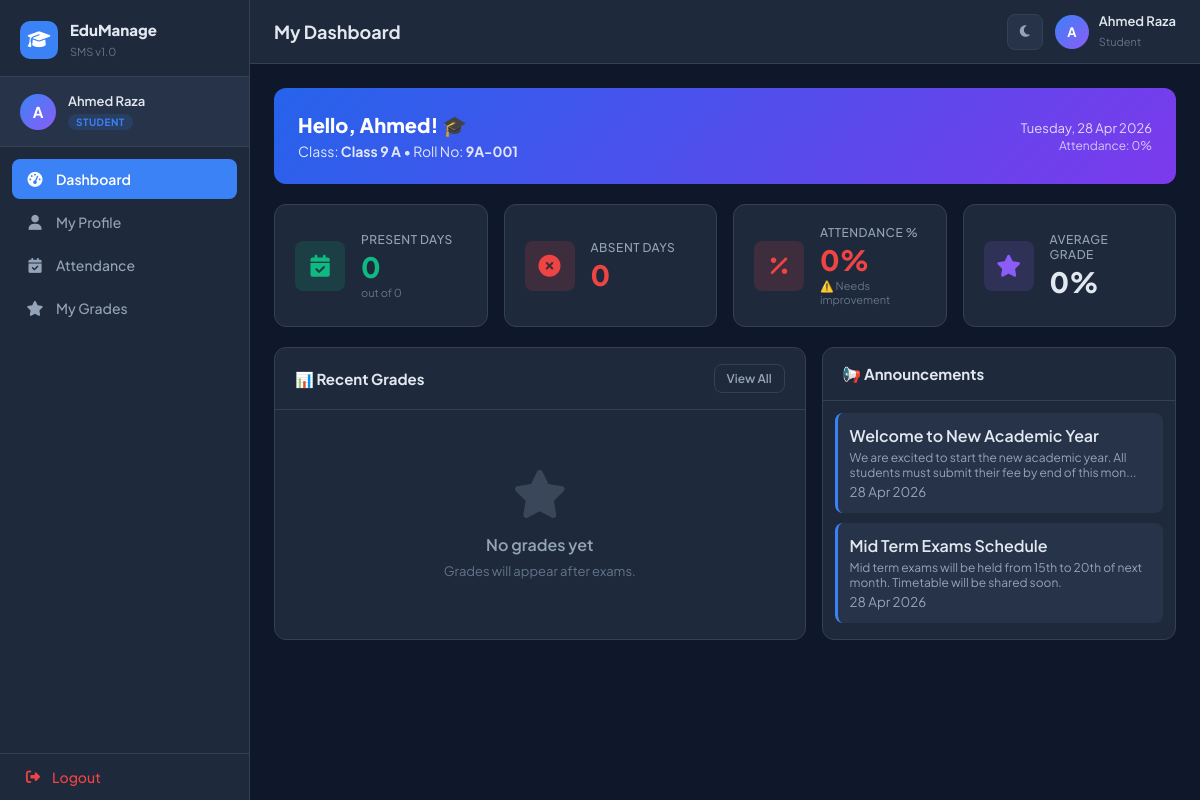
The app's page /student/dashboard.php (signed in) with its own data.
### tables this page shows
CREATE TABLE IF NOT EXISTS students (
    id INT AUTO_INCREMENT PRIMARY KEY,
    user_id INT NOT NULL UNIQUE,
    class_id INT,
    roll_no VARCHAR(30),
    phone VARCHAR(20),
    address TEXT,
    parent_name VARCHAR(100),
    parent_phone VARCHAR(20),
    FOREIGN KEY (user_id) REFERENCES users(id) ON DELETE CASCADE,
    FOREIGN KEY (class_id) REFERENCES classes(id) ON DELETE SET NULL
);

CREATE TABLE IF NOT EXISTS users (
    id INT AUTO_INCREMENT PRIMARY KEY,
    name VARCHAR(100) NOT NULL,
    email VARCHAR(150) NOT NULL UNIQUE,
    password VARCHAR(255) NOT NULL,
    role ENUM('admin','teacher','student') NOT NULL DEFAULT 'student',
    status ENUM('active','inactive') DEFAULT 'active',
    created_at TIMESTAMP DEFAULT CURRENT_TIMESTAMP
);

CREATE TABLE IF NOT EXISTS classes (
    id INT AUTO_INCREMENT PRIMARY KEY,
    class_name VARCHAR(100) NOT NULL,
    section VARCHAR(10) DEFAULT 'A',
    created_at TIMESTAMP DEFAULT CURRENT_TIMESTAMP
);

CREATE TABLE IF NOT EXISTS announcements (
    id INT AUTO_INCREMENT PRIMARY KEY,
    title VARCHAR(200) NOT NULL,
    content TEXT NOT NULL,
    target_role ENUM('all','student','teacher') DEFAULT 'all',
    created_by INT,
    created_at TIMESTAMP DEFAULT CURRENT_TIMESTAMP
);

### includes/auth.php (called while the page is built, shortened)
<?php
function getCurrentUser() {
    return [
        'id' => $_SESSION['user_id'] ?? null,
        'name' => $_SESSION['name'] ?? '',
        'email' => $_SESSION['email'] ?? '',
        'role' => $_SESSION['role'] ?? '',
        'entity_id' => $_SESSION['entity_id'] ?? null,
    ];
}

### config/db.php (called while the page is built, shortened)
<?php
function h($str) {
    return htmlspecialchars($str ?? '', ENT_QUOTES, 'UTF-8');
}

### student/dashboard.php (the view, shortened to what this page needs)
<?php
require_once '../includes/auth.php';
require_once '../config/db.php';
$pageTitle = 'My Dashboard';
$user = getCurrentUser();
$studentId = $user['entity_id'];
$stmt = $conn->prepare(
    "SELECT s.*, u.name, u.email, c.class_name, c.section
     FROM students s JOIN users u ON s.user_id=u.id
     LEFT JOIN classes c ON s.class_id=c.id
     WHERE s.id=?"
);
$stmt->bind_param("i", $studentId);
$stmt->execute();
$profile = $stmt->get_result()->fetch_assoc();
$attStmt = $conn->prepare(
    "SELECT COUNT(*) as total,
            SUM(CASE WHEN status='present' THEN 1 ELSE 0 END) as present,
            SUM(CASE WHEN status='absent' THEN 1 ELSE 0 END) as absent
     FROM attendance WHERE student_id=?"
);
$attStmt->bind_param("i", $studentId);
$attStmt->execute();
$attSummary = $attStmt->get_result()->fetch_assoc();
$attPct = $attSummary['total'] > 0 ? round($attSummary['present']/$attSummary['total']*100) : 0;
$gradeStmt = $conn->prepare(
    "SELECT g.*, s.subject_name, ROUND(g.marks/g.max_marks*100,1) as pct
     FROM grades g JOIN subjects s ON g.subject_id=s.id
     WHERE g.student_id=? ORDER BY g.updated_at DESC LIMIT 6"
);
$gradeStmt->bind_param("i", $studentId);
$gradeStmt->execute();
$grades = $gradeStmt->get_result()->fetch_all(MYSQLI_ASSOC);
$avgGrade = 0;
$anns = $conn->query("SELECT * FROM announcements WHERE target_role IN ('all','student') ORDER BY created_at DESC LIMIT 4")->fetch_all(MYSQLI_ASSOC);
require_once '../includes/header.php';
?>
<div style="background:linear-gradient(135deg,#2563eb,#7c3aed);border-radius:var(--radius);padding:24px;margin-bottom:20px;color:#fff;">
    <div style="display:flex;justify-content:space-between;align-items:center;flex-wrap:wrap;gap:12px;">
        <div>
            <h2 style="font-size:20px;font-weight:800;margin-bottom:4px;">Hello, <?= h(explode(' ',$user['name'])[0]) ?>! 🎓</h2>
            <p style="opacity:0.85;font-size:14px;">
                Class: <strong><?= $profile['class_name'] ? h($profile['class_name'].' '.$profile['section']) : 'Not Assigned' ?></strong>
                &bull; Roll No: <strong><?= h($profile['roll_no'] ?: '—') ?></strong>
            </p>
        </div>
        <div style="text-align:right;">
            <div style="font-size:13px;opacity:0.8"><?= date('l, d M Y') ?></div>
            <div style="font-size:12px;opacity:0.7;margin-top:2px;">Attendance: <?= $attPct ?>%</div>
        </div>
    </div>
</div>
<div class="stats-grid" style="margin-bottom:20px">
    <div class="stat-card">
        <div class="stat-icon green"><i class="fas fa-calendar-check"></i></div>
        <div class="stat-info">
            <div class="stat-label">Present Days</div>
            <div class="stat-value text-success"><?= $attSummary['present'] ?? 0 ?></div>
            <div class="stat-sub">out of <?= $attSummary['total'] ?? 0 ?></div>
        </div>
    </div>
    <div class="stat-card">
        <div class="stat-icon red"><i class="fas fa-times-circle"></i></div>
        <div class="stat-info">
            <div class="stat-label">Absent Days</div>
            <div class="stat-value text-danger"><?= $attSummary['absent'] ?? 0 ?></div>
        </div>
    </div>
    <div class="stat-card">
        <div class="stat-icon <?= $attPct>=75?'green':($attPct>=60?'yellow':'red') ?>"><i class="fas fa-percent"></i></div>
        <div class="stat-info">
            <div class="stat-label">Attendance %</div>
            <div class="stat-value <?= $attPct>=75?'text-success':($attPct>=60?'text-warning':'text-danger') ?>"><?= $attPct ?>%</div>
            <div class="stat-sub"><?= $attPct>=75?'✅ Good':'⚠️ Needs improvement' ?></div>
        </div>
    </div>
    <div class="stat-card">
        <div class="stat-icon purple"><i class="fas fa-star"></i></div>
        <div class="stat-info">
            <div class="stat-label">Average Grade</div>
            <div class="stat-value"><?= $avgGrade ?>%</div>
        </div>
    </div>
</div>
<div style="display:grid;grid-template-columns:1.5fr 1fr;gap:16px;">
<div class="card">
    <div class="card-header">
        <span class="card-title">📊 Recent Grades</span>
        <a href="grades.php" class="btn btn-outline btn-sm">View All</a>
    </div>
    <?php if (empty($grades)): ?>
    <div class="empty-state"><i class="fas fa-star"></i><h3>No grades yet</h3><p>Grades will appear after exams.</p></div>
    <?php endif; ?>
</div>
<div class="card">
    <div class="card-header"><span class="card-title">📢 Announcements</span></div>
    <div style="padding:12px;display:flex;flex-direction:column;gap:10px;">
        <?php if (empty($anns)): ?>
        <div class="empty-state" style="padding:30px"><p>No announcements.</p></div>
        <?php else: foreach ($anns as $ann): ?>
        <div style="background:var(--surface2);border-radius:8px;padding:12px;border-left:3px solid var(--primary)">
            <div style="font-weight:600;margin-bottom:4px"><?= h($ann['title']) ?></div>
            <p style="font-size:12px;color:var(--text-muted)"><?= h(substr($ann['content'],0,100)) ?><?= strlen($ann['content'])>100?'...':'' ?></p>
            <small class="text-muted"><?= date('d M Y', strtotime($ann['created_at'])) ?></small>
        </div>
        <?php endforeach; endif; ?>
    </div>
</div>
</div>
<?php require_once '../includes/footer.php'; ?>

### includes/header.php (shortened to what this page needs)
<?php
if (!defined('BASE_URL')) {
    $protocol = (!empty($_SERVER['HTTPS']) && $_SERVER['HTTPS'] !== 'off') ? 'https' : 'http';
    $host = $_SERVER['HTTP_HOST'];
}
$user = getCurrentUser();
$role = $user['role'];
$menus = [
    'admin' => [
        ['icon' => 'tachometer-alt', 'label' => 'Dashboard', 'url' => BASE_URL . '/admin/dashboard.php'],
        ['icon' => 'user-graduate', 'label' => 'Students', 'url' => BASE_URL . '/admin/students.php'],
        ['icon' => 'chalkboard-teacher', 'label' => 'Teachers', 'url' => BASE_URL . '/admin/teachers.php'],
        ['icon' => 'school', 'label' => 'Classes', 'url' => BASE_URL . '/admin/classes.php'],
        ['icon' => 'book', 'label' => 'Subjects', 'url' => BASE_URL . '/admin/subjects.php'],
        ['icon' => 'calendar-check', 'label' => 'Attendance', 'url' => BASE_URL . '/admin/attendance.php'],
        ['icon' => 'star', 'label' => 'Grades', 'url' => BASE_URL . '/admin/grades.php'],
        ['icon' => 'bullhorn', 'label' => 'Announcements', 'url' => BASE_URL . '/admin/announcements.php'],
        ['icon' => 'history', 'label' => 'Activity Logs', 'url' => BASE_URL . '/admin/logs.php'],
    ],
    'teacher' => [
        ['icon' => 'tachometer-alt', 'label' => 'Dashboard', 'url' => BASE_URL . '/teacher/dashboard.php'],
        ['icon' => 'calendar-check', 'label' => 'Mark Attendance', 'url' => BASE_URL . '/teacher/attendance.php'],
        ['icon' => 'star', 'label' => 'Enter Grades', 'url' => BASE_URL . '/teacher/grades.php'],
        ['icon' => 'users', 'label' => 'My Students', 'url' => BASE_URL . '/teacher/students.php'],
    ],
    'student' => [
        ['icon' => 'tachometer-alt', 'label' => 'Dashboard', 'url' => BASE_URL . '/student/dashboard.php'],
        ['icon' => 'user', 'label' => 'My Profile', 'url' => BASE_URL . '/student/profile.php'],
        ['icon' => 'calendar-check', 'label' => 'Attendance', 'url' => BASE_URL . '/student/attendance.php'],
        ['icon' => 'star', 'label' => 'My Grades', 'url' => BASE_URL . '/student/grades.php'],
    ],
];
$currentMenu = $menus[$role] ?? [];
$currentUrl = $protocol . '://' . $host . $_SERVER['REQUEST_URI'];
?>
<!DOCTYPE html>
<html lang="en" data-theme="dark">
<head>
    <link rel="stylesheet" href="https://cdnjs.cloudflare.com/ajax/libs/font-awesome/6.5.0/css/all.min.css">
    <link rel="stylesheet" href="<?= BASE_URL ?>/assets/css/style.css">
</head>
<body>
<aside class="sidebar" id="sidebar">
    <div class="sidebar-logo">
        <div class="logo-icon"><i class="fas fa-graduation-cap"></i></div>
        <div class="logo-text">
            <span class="logo-name">EduManage</span>
            <span class="logo-sub">SMS v1.0</span>
        </div>
    </div>
    <div class="sidebar-user">
        <div class="user-avatar"><?= strtoupper(substr($user['name'], 0, 1)) ?></div>
        <div class="user-info">
            <span class="user-name"><?= h($user['name']) ?></span>
            <span class="role-badge role-<?= $role ?>"><?= ucfirst($role) ?></span>
        </div>
    </div>
    <nav class="sidebar-nav">
        <?php foreach ($currentMenu as $item):
            $isActive = strpos($currentUrl, $item['url']) !== false;
        ?>
        <a href="<?= $item['url'] ?>" class="nav-item <?= $isActive ? 'active' : '' ?>">
            <i class="fas fa-<?= $item['icon'] ?>"></i>
            <span><?= $item['label'] ?></span>
        </a>
        <?php endforeach; ?>
    </nav>
    <a href="<?= BASE_URL ?>/auth/logout.php" class="sidebar-logout">
        <i class="fas fa-sign-out-alt"></i>
        <span>Logout</span>
    </a>
</aside>
<div class="main-wrapper">
    <header class="topbar">
        <div class="topbar-left">
            <div class="page-title-area">
                <h1 class="page-heading"><?= h($pageTitle ?? 'Dashboard') ?></h1>
            </div>
        </div>
        <div class="topbar-right">
            <button class="theme-toggle" onclick="toggleTheme()" title="Toggle theme">
                <i class="fas fa-moon" id="themeIcon"></i>
            </button>
            <div class="topbar-user">
                <div class="topbar-avatar"><?= strtoupper(substr($user['name'], 0, 1)) ?></div>
                <div class="topbar-user-info">
                    <span><?= h($user['name']) ?></span>
                    <small><?= ucfirst($role) ?></small>
                </div>
            </div>
        </div>
    </header>
    <main class="content-area">

### records on screen
students: user.name "A", user.name "Ahmed Raza", user.name "Ahmed", class.section "Class 9 A", roll_no "9A-001"
announcements: title "Welcome to New Academic Year", content "We are excited to start the new academic year. All students must submit their fee by end of this mon", created_at "28 Apr 2026"
announcements: title "Mid Term Exams Schedule", content "Mid term exams will be held from 15th to 20th of next month. Timetable will be shared soon.", created_at "28 Apr 2026"

### other values on screen
$role "STUDENT"
$item['label'] "Dashboard"
$item['label'] "My Profile"
$item['label'] "Attendance"
$item['label'] "My Grades"
$pageTitle "My Dashboard"
$role "Student"
$attPct "0"
$attSummary['present'] "0"
$attSummary['total'] "0"
$attSummary['absent'] "0"
$avgGrade "0"
